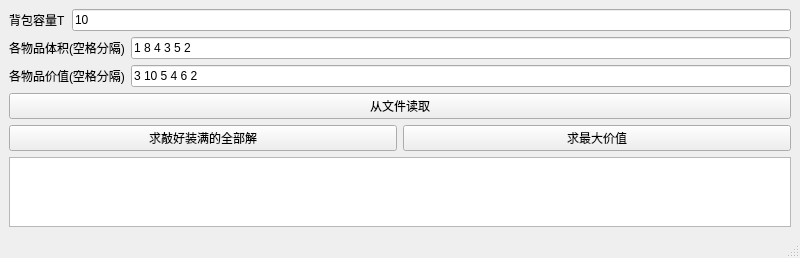
<?xml version="1.0" encoding="UTF-8"?>
<ui version="4.0">
 <class>MainWindow</class>
 <widget class="QMainWindow" name="MainWindow">
  <property name="geometry">
   <rect>
    <x>0</x>
    <y>0</y>
    <width>800</width>
    <height>249</height>
   </rect>
  </property>
  <property name="windowTitle">
   <string>MainWindow</string>
  </property>
  <widget class="QWidget" name="centralwidget">
   <layout class="QVBoxLayout" name="verticalLayout">
    <item>
     <layout class="QHBoxLayout" name="horizontalLayout">
      <item>
       <widget class="QLabel" name="label">
        <property name="text">
         <string>背包容量T</string>
        </property>
       </widget>
      </item>
      <item>
       <widget class="QLineEdit" name="editT">
        <property name="text">
         <string>10</string>
        </property>
       </widget>
      </item>
     </layout>
    </item>
    <item>
     <layout class="QHBoxLayout" name="horizontalLayout_2">
      <item>
       <widget class="QLabel" name="label_3">
        <property name="text">
         <string>各物品体积(空格分隔)</string>
        </property>
       </widget>
      </item>
      <item>
       <widget class="QLineEdit" name="editW">
        <property name="text">
         <string>1 8 4 3 5 2</string>
        </property>
       </widget>
      </item>
     </layout>
    </item>
    <item>
     <layout class="QHBoxLayout" name="horizontalLayout_5">
      <item>
       <widget class="QLabel" name="label_2">
        <property name="text">
         <string>各物品价值(空格分隔)</string>
        </property>
       </widget>
      </item>
      <item>
       <widget class="QLineEdit" name="editV">
        <property name="text">
         <string>3 10 5 4 6 2</string>
        </property>
       </widget>
      </item>
     </layout>
    </item>
    <item>
     <widget class="QPushButton" name="btnLoad">
      <property name="text">
       <string>从文件读取</string>
      </property>
     </widget>
    </item>
    <item>
     <layout class="QHBoxLayout" name="horizontalLayout_3">
      <item>
       <widget class="QPushButton" name="btnExact">
        <property name="text">
         <string>求敲好装满的全部解</string>
        </property>
       </widget>
      </item>
      <item>
       <widget class="QPushButton" name="btnBest">
        <property name="text">
         <string>求最大价值</string>
        </property>
       </widget>
      </item>
     </layout>
    </item>
    <item>
     <widget class="QTextEdit" name="textOutput"/>
    </item>
   </layout>
  </widget>
  <widget class="QMenuBar" name="menubar">
   <property name="geometry">
    <rect>
     <x>0</x>
     <y>0</y>
     <width>800</width>
     <height>23</height>
    </rect>
   </property>
  </widget>
  <widget class="QStatusBar" name="statusbar"/>
 </widget>
 <resources/>
 <connections/>
</ui>
